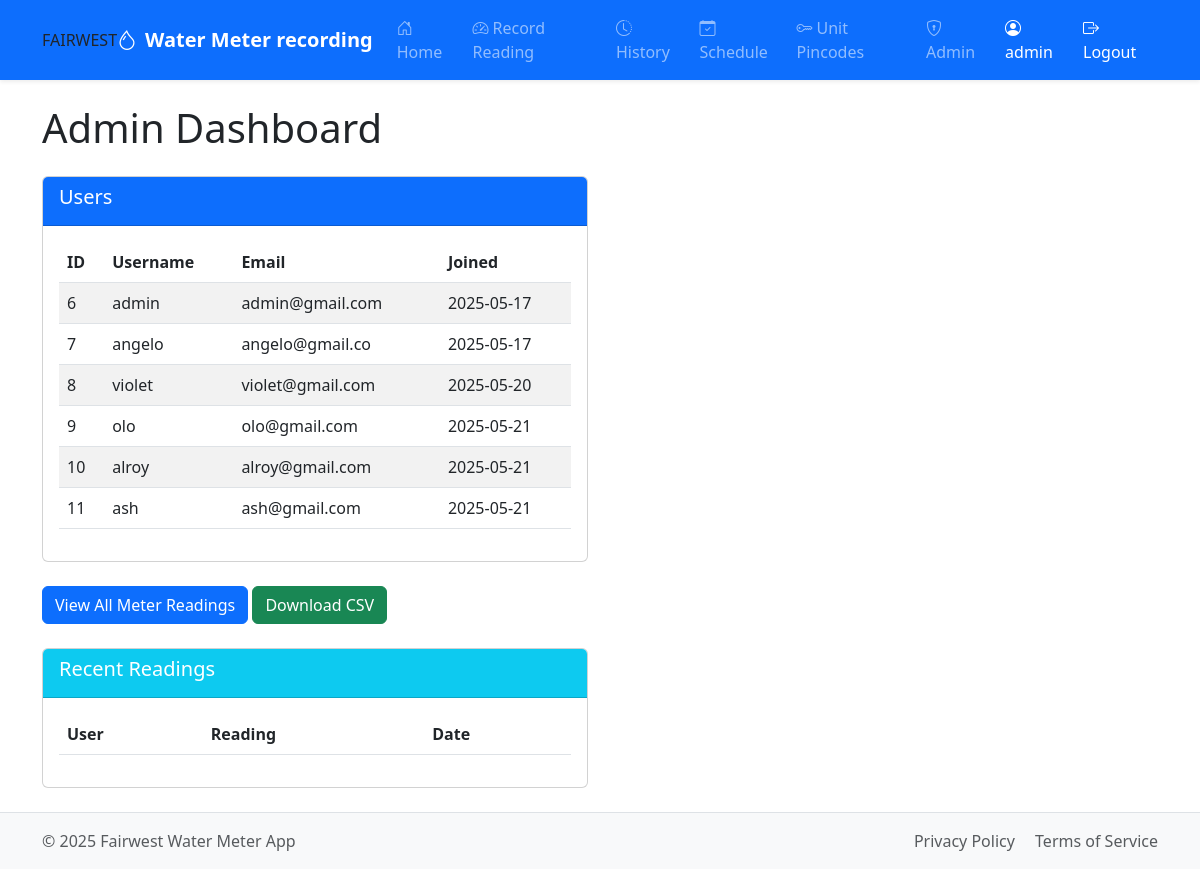
The app's page /admin (signed in), older data.
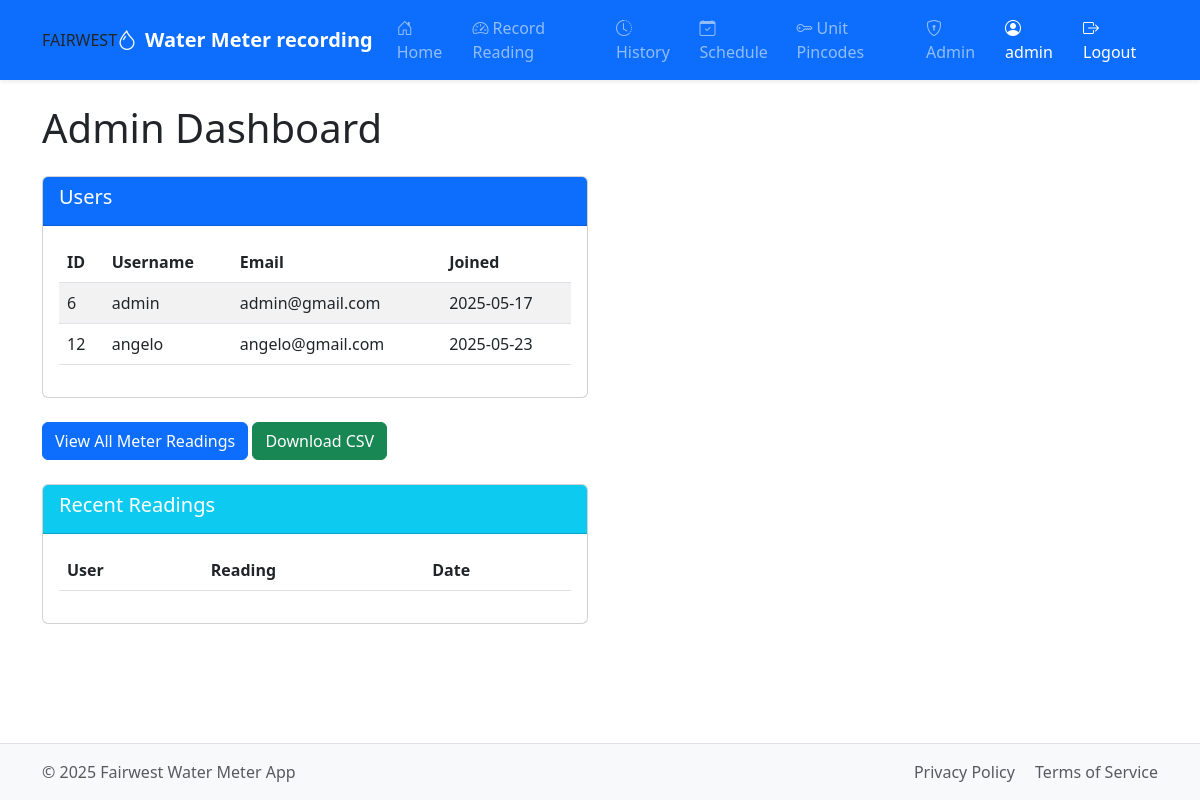
The same page, newer data.
### tables this page shows
CREATE TABLE users (
                id INTEGER PRIMARY KEY AUTOINCREMENT,
                username TEXT UNIQUE NOT NULL,
                email TEXT UNIQUE NOT NULL,
                password TEXT NOT NULL,
                unit_number TEXT UNIQUE NOT NULL,
                is_admin INTEGER DEFAULT 0,
                created_at DATETIME DEFAULT CURRENT_TIMESTAMP
            );

### app.py (the view)
@app.route('/admin')
def admin_dashboard():
    if 'user_id' not in session or not session.get('is_admin'):
        flash('Unauthorized access!', 'danger')
        return redirect(url_for('login'))
    conn = get_db()
    cursor = conn.cursor()
    users = []
    user = None
    try:
        cursor.execute("SELECT id, username, email, unit_number, is_admin, created_at FROM users")
        users_data = cursor.fetchall()
        users = []
        for u in users_data:
            user_dict = dict(u)
            user_dict['created_at'] = datetime.strptime(user_dict['created_at'], '%Y-%m-%d %H:%M:%S')
            users.append(user_dict)
        cursor.execute("SELECT * FROM users WHERE id = ?", (session['user_id'],))
        user = cursor.fetchone()
    except sqlite3.Error as e:
        flash(f"Error fetching users: {e}", 'danger')
    finally:
        close_db(conn)
    return render_template('admin.html', users=users, user=user)

### app.py (called while the page is built)
@app.after_request
def after_request(response):
    response.headers["Cache-Control"] = "no-cache, no-store, must-revalidate"
    response.headers["Expires"] = 0
    response.headers["Pragma"] = "no-cache"
    return response

def get_db():
    conn = sqlite3.connect("meters.db")
    conn.row_factory = sqlite3.Row  # To access columns by name
    return conn

@app.before_request
def load_user():
    g.user = None
    if 'user_id' in session:
        conn = get_db()
        cursor = conn.cursor()
        try:
            cursor.execute("SELECT username FROM users WHERE id = ?", (session['user_id'],))
            user = cursor.fetchone()
            if user:
                g.user = user['username']
        except sqlite3.Error as e:
            flash(f"Error loading user: {e}", 'danger')
        finally:
            close_db(conn)

@app.context_processor
def inject_now():
    return {'now': datetime.now()}

### templates/admin.html (shortened to what this page needs)
{% extends "base.html" %}
{% block content %}
    <h1 class="mb-4">Admin Dashboard</h1>
    <div class="row">
        <div class="col-md-6">
            <div class="card mb-4">
                <div class="card-header bg-primary text-white">
                    <h5>Users</h5>
                </div>
                <div class="card-body">
                    <table class="table table-striped">
                        <thead>
                            <tr>
                                <th>ID</th>
                                <th>Username</th>
                                <th>Email</th>
                                <th>Joined</th>
                            </tr>
                        </thead>
                        <tbody>
                            {% for user in users %}
                                <tr>
                                    <td>{{ user.id }}</td>
                                    <td>{{ user.username }}</td>
                                    <td>{{ user.email }}</td>
                                    <td>{{ user.created_at.strftime('%Y-%m-%d') }}</td>
                                </tr>
                            {% endfor %}
                        </tbody>
                    </table>
                </div>
            </div>
        </div>
      <div class="admin-actions mb-4">
    <a href="{{ url_for('admin_history') }}" class="btn btn-primary mr-2">
        View All Meter Readings
    </a>
    <a href="{{ url_for('download_readings') }}" class="btn btn-success">
        Download CSV
    </a>
</div>
        <div class="col-md-6">
            <div class="card">
                <div class="card-header bg-info text-white">
                    <h5>Recent Readings</h5>
                </div>
                <div class="card-body">
                    <table class="table table-striped">
                        <thead>
                            <tr>
                                <th>User</th>
                                <th>Reading</th>
                                <th>Date</th>
                            </tr>
                        </thead>
                    </table>
                </div>
            </div>
        </div>
    </div>
{% endblock %}

### templates/base.html (shortened to what this page needs)
<!DOCTYPE html>
<html lang="en">
<head>
    <link href="https://cdn.jsdelivr.net/npm/bootstrap@5.3.0/dist/css/bootstrap.min.css" rel="stylesheet">
    <link rel="stylesheet" href="https://cdn.jsdelivr.net/npm/bootstrap-icons@1.10.0/font/bootstrap-icons.css">
    <link rel="stylesheet" href="https://cdnjs.cloudflare.com/ajax/libs/font-awesome/5.15.4/css/all.min.css">
    <link rel="stylesheet" href="{{ url_for('static', filename='style.css') }}">
</head>
<body class="d-flex flex-column min-vh-100">
    <nav class="navbar navbar-expand-lg navbar-dark bg-primary shadow-sm">
        <div class="container">
            FAIRWEST<a class="navbar-brand fw-semibold fs-5" href="{{ url_for('index') }}">
                <i class="bi bi-droplet me-2"></i>Water Meter recording
            </a>
            <div class="collapse navbar-collapse" id="navbarNav">
                <ul class="navbar-nav me-auto">
                    {% if 'user_id' in session %}
                        <li class="nav-item">
                            <a class="nav-link" href="{{ url_for('index') }}">
                                <i class="bi bi-house-door me-1"></i>Home
                            </a>
                        </li>
                        <li class="nav-item">
                            <a class="nav-link" href="{{ url_for('meter') }}">
                                <i class="bi bi-speedometer2 me-1"></i>Record Reading
                            </a>
                        </li>
                        <li class="nav-item">
                            <a class="nav-link" href="{{ url_for('history') }}">
                                <i class="bi bi-clock-history me-1"></i>History
                            </a>
                        </li>
                        <li class="nav-item">
                            <a class="nav-link" href="{{ url_for('schedule') }}">
                                <i class="bi bi-calendar-check me-1"></i>Schedule
                            </a>
                        </li>
                        {% if session.get('is_admin') %}
                            <li class="nav-item">
                                <a class="nav-link" href="{{ url_for('unit_pincode') }}">
                                    <i class="bi bi-key me-1"></i>Unit Pincodes
                                </a>
                            </li>
                            <li class="nav-item">
                                <a class="nav-link" href="{{ url_for('admin_dashboard') }}">
                                    <i class="bi bi-shield-lock me-1"></i>Admin
                                </a>
                            </li>
                        {% endif %}
                    {% endif %}
                </ul>
                <ul class="navbar-nav">
                    {% if 'user_id' in session %}
                        <li class="nav-item">
                            <span class="nav-link disabled text-white">
                                <i class="bi bi-person-circle me-1"></i>{{ session.get('username', 'User') }}
                            </span>
                        </li>
                        <li class="nav-item">
                            <a class="nav-link text-white" href="{{ url_for('logout') }}">
                                <i class="bi bi-box-arrow-right me-1"></i>Logout
                            </a>
                        </li>
                    {% endif %}
                </ul>
            </div>
        </div>
    </nav>
    <main class="container my-4 flex-grow-1">
        {% block content %}{% endblock %}
    </main>
    <footer class="bg-light mt-auto py-3 border-top">
        <div class="container">
            <div class="row">
                <div class="col-md-6 text-center text-md-start">
                    <span class="text-muted">&copy; {{ now.year }} Fairwest Water Meter App</span>
                </div>
                <div class="col-md-6 text-center text-md-end">
                    <a href="#" class="text-decoration-none text-muted me-3">Privacy Policy</a>
                    <a href="#" class="text-decoration-none text-muted">Terms of Service</a>
                </div>
            </div>
        </div>
    </footer>
</body>
</html>

Row changes from the older to the newer data that the page shows:
removed users: id "7", username "angelo", email "angelo@gmail.co", created_at "2025-05-17"
removed users: id "8", username "violet", email "violet@gmail.com", created_at "2025-05-20"
removed users: id "9", username "olo", email "olo@gmail.com", created_at "2025-05-21"
removed users: id "10", username "alroy", email "alroy@gmail.com", created_at "2025-05-21"
removed users: id "11", username "ash", email "ash@gmail.com", created_at "2025-05-21"
added users: id "12", username "angelo", email "angelo@gmail.com", created_at "2025-05-23"
